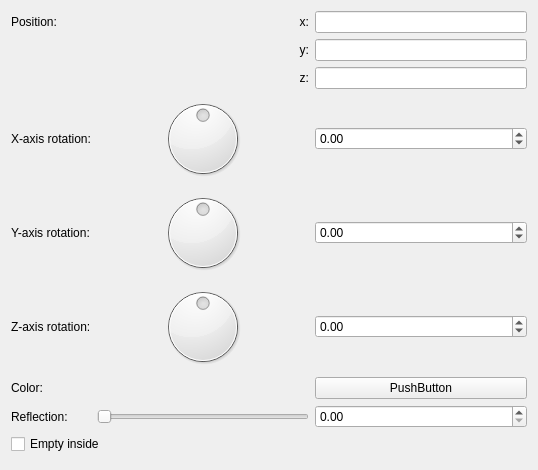
<?xml version="1.0" encoding="UTF-8"?>
<ui version="4.0">
 <class>Form</class>
 <widget class="QWidget" name="Form">
  <property name="geometry">
   <rect>
    <x>0</x>
    <y>0</y>
    <width>538</width>
    <height>470</height>
   </rect>
  </property>
  <property name="windowTitle">
   <string>Form</string>
  </property>
  <layout class="QVBoxLayout" name="verticalLayout">
   <item>
    <layout class="QGridLayout" name="gridLayout">
     <item row="5" column="2">
      <widget class="MyDoubleSpinBox" name="spinboxd3_rotation_z">
       <property name="prefix">
        <string/>
       </property>
       <property name="suffix">
        <string/>
       </property>
       <property name="decimals">
        <number>2</number>
       </property>
       <property name="minimum">
        <double>-36000.000000000000000</double>
       </property>
       <property name="maximum">
        <double>36000.000000000000000</double>
       </property>
       <property name="singleStep">
        <double>0.100000000000000</double>
       </property>
      </widget>
     </item>
     <item row="0" column="2">
      <widget class="MyLineEdit" name="vect3_position_x"/>
     </item>
     <item row="5" column="0">
      <widget class="QLabel" name="label_15">
       <property name="text">
        <string>Z-axis rotation:</string>
       </property>
      </widget>
     </item>
     <item row="5" column="1">
      <widget class="QDial" name="dial3_rotation_z">
       <property name="minimum">
        <number>-18000</number>
       </property>
       <property name="maximum">
        <number>18000</number>
       </property>
       <property name="wrapping">
        <bool>true</bool>
       </property>
      </widget>
     </item>
     <item row="6" column="0">
      <widget class="QLabel" name="label_18">
       <property name="text">
        <string>Color:</string>
       </property>
      </widget>
     </item>
     <item row="3" column="0">
      <widget class="QLabel" name="label_8">
       <property name="text">
        <string>X-axis rotation:</string>
       </property>
      </widget>
     </item>
     <item row="0" column="0">
      <widget class="QLabel" name="label_10">
       <property name="text">
        <string>Position:</string>
       </property>
      </widget>
     </item>
     <item row="4" column="1">
      <widget class="QDial" name="dial3_rotation_y">
       <property name="minimum">
        <number>-18000</number>
       </property>
       <property name="maximum">
        <number>18000</number>
       </property>
       <property name="wrapping">
        <bool>true</bool>
       </property>
      </widget>
     </item>
     <item row="2" column="1">
      <widget class="QLabel" name="label_13">
       <property name="text">
        <string>z:</string>
       </property>
       <property name="alignment">
        <set>Qt::AlignRight|Qt::AlignTrailing|Qt::AlignVCenter</set>
       </property>
      </widget>
     </item>
     <item row="1" column="2">
      <widget class="MyLineEdit" name="vect3_position_y"/>
     </item>
     <item row="4" column="0">
      <widget class="QLabel" name="label_9">
       <property name="text">
        <string>Y-axis rotation:</string>
       </property>
      </widget>
     </item>
     <item row="7" column="1">
      <widget class="QSlider" name="slider_reflection">
       <property name="minimum">
        <number>0</number>
       </property>
       <property name="maximum">
        <number>100</number>
       </property>
       <property name="singleStep">
        <number>1</number>
       </property>
       <property name="orientation">
        <enum>Qt::Horizontal</enum>
       </property>
      </widget>
     </item>
     <item row="7" column="0">
      <widget class="QLabel" name="label_19">
       <property name="text">
        <string>Reflection:</string>
       </property>
      </widget>
     </item>
     <item row="7" column="2">
      <widget class="MyDoubleSpinBox" name="spinbox_reflection">
       <property name="prefix">
        <string/>
       </property>
       <property name="suffix">
        <string/>
       </property>
       <property name="decimals">
        <number>2</number>
       </property>
       <property name="minimum">
        <double>0.000000000000000</double>
       </property>
       <property name="maximum">
        <double>1.000000000000000</double>
       </property>
       <property name="singleStep">
        <double>0.100000000000000</double>
       </property>
      </widget>
     </item>
     <item row="3" column="1">
      <widget class="QDial" name="dial3_rotation_x">
       <property name="minimum">
        <number>-18000</number>
       </property>
       <property name="maximum">
        <number>18000</number>
       </property>
       <property name="wrapping">
        <bool>true</bool>
       </property>
      </widget>
     </item>
     <item row="3" column="2">
      <widget class="MyDoubleSpinBox" name="spinboxd3_rotation_x">
       <property name="prefix">
        <string/>
       </property>
       <property name="suffix">
        <string/>
       </property>
       <property name="decimals">
        <number>2</number>
       </property>
       <property name="minimum">
        <double>-36000.000000000000000</double>
       </property>
       <property name="maximum">
        <double>36000.000000000000000</double>
       </property>
       <property name="singleStep">
        <double>0.100000000000000</double>
       </property>
      </widget>
     </item>
     <item row="6" column="2">
      <widget class="QPushButton" name="colorButton_color">
       <property name="text">
        <string>PushButton</string>
       </property>
      </widget>
     </item>
     <item row="0" column="1">
      <widget class="QLabel" name="label_11">
       <property name="text">
        <string>x:</string>
       </property>
       <property name="alignment">
        <set>Qt::AlignRight|Qt::AlignTrailing|Qt::AlignVCenter</set>
       </property>
      </widget>
     </item>
     <item row="2" column="2">
      <widget class="MyLineEdit" name="vect3_position_z"/>
     </item>
     <item row="1" column="1">
      <widget class="QLabel" name="label_12">
       <property name="text">
        <string>y:</string>
       </property>
       <property name="alignment">
        <set>Qt::AlignRight|Qt::AlignTrailing|Qt::AlignVCenter</set>
       </property>
      </widget>
     </item>
     <item row="4" column="2">
      <widget class="MyDoubleSpinBox" name="spinboxd3_rotation_y">
       <property name="prefix">
        <string/>
       </property>
       <property name="suffix">
        <string/>
       </property>
       <property name="decimals">
        <number>2</number>
       </property>
       <property name="minimum">
        <double>-36000.000000000000000</double>
       </property>
       <property name="maximum">
        <double>36000.000000000000000</double>
       </property>
       <property name="singleStep">
        <double>0.100000000000000</double>
       </property>
      </widget>
     </item>
     <item row="8" column="0" colspan="2">
      <widget class="MyCheckBox" name="checkBox_empty">
       <property name="text">
        <string>Empty inside</string>
       </property>
      </widget>
     </item>
    </layout>
   </item>
   <item>
    <spacer name="verticalSpacer">
     <property name="orientation">
      <enum>Qt::Vertical</enum>
     </property>
     <property name="sizeHint" stdset="0">
      <size>
       <width>20</width>
       <height>40</height>
      </size>
     </property>
    </spacer>
   </item>
  </layout>
 </widget>
 <customwidgets>
  <customwidget>
   <class>MyLineEdit</class>
   <extends>QLineEdit</extends>
   <header>mylineedit.h</header>
  </customwidget>
  <customwidget>
   <class>MyDoubleSpinBox</class>
   <extends>QDoubleSpinBox</extends>
   <header>mydoublespinbox.h</header>
  </customwidget>
  <customwidget>
   <class>MyCheckBox</class>
   <extends>QCheckBox</extends>
   <header>mycheckbox.h</header>
  </customwidget>
 </customwidgets>
 <resources/>
 <connections/>
</ui>
